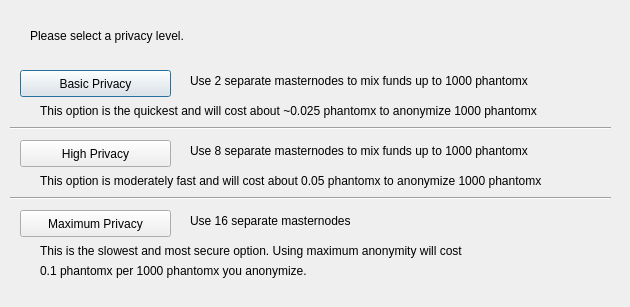
<?xml version="1.0" encoding="UTF-8"?>
<ui version="4.0">
 <class>DarksendConfig</class>
 <widget class="QDialog" name="DarksendConfig">
  <property name="geometry">
   <rect>
    <x>0</x>
    <y>0</y>
    <width>630</width>
    <height>307</height>
   </rect>
  </property>
  <property name="windowTitle">
   <string>Configure Darksend</string>
  </property>
  <widget class="QPushButton" name="buttonBasic">
   <property name="geometry">
    <rect>
     <x>20</x>
     <y>70</y>
     <width>151</width>
     <height>27</height>
    </rect>
   </property>
   <property name="text">
    <string>Basic Privacy</string>
   </property>
  </widget>
  <widget class="QPushButton" name="buttonHigh">
   <property name="geometry">
    <rect>
     <x>20</x>
     <y>140</y>
     <width>151</width>
     <height>27</height>
    </rect>
   </property>
   <property name="text">
    <string>High Privacy</string>
   </property>
  </widget>
  <widget class="QPushButton" name="buttonMax">
   <property name="geometry">
    <rect>
     <x>20</x>
     <y>210</y>
     <width>151</width>
     <height>27</height>
    </rect>
   </property>
   <property name="text">
    <string>Maximum Privacy</string>
   </property>
  </widget>
  <widget class="QLabel" name="label">
   <property name="geometry">
    <rect>
     <x>30</x>
     <y>20</y>
     <width>571</width>
     <height>31</height>
    </rect>
   </property>
   <property name="text">
    <string>Please select a privacy level.</string>
   </property>
  </widget>
  <widget class="QLabel" name="label_2">
   <property name="geometry">
    <rect>
     <x>190</x>
     <y>70</y>
     <width>421</width>
     <height>21</height>
    </rect>
   </property>
   <property name="text">
    <string>Use 2 separate masternodes to mix funds up to 1000 phantomx</string>
   </property>
  </widget>
  <widget class="QLabel" name="label_3">
   <property name="geometry">
    <rect>
     <x>190</x>
     <y>140</y>
     <width>411</width>
     <height>21</height>
    </rect>
   </property>
   <property name="text">
    <string>Use 8 separate masternodes to mix funds up to 1000 phantomx</string>
   </property>
  </widget>
  <widget class="QLabel" name="label_4">
   <property name="geometry">
    <rect>
     <x>190</x>
     <y>210</y>
     <width>421</width>
     <height>21</height>
    </rect>
   </property>
   <property name="text">
    <string>Use 16 separate masternodes</string>
   </property>
  </widget>
  <widget class="QLabel" name="label_6">
   <property name="geometry">
    <rect>
     <x>40</x>
     <y>100</y>
     <width>561</width>
     <height>21</height>
    </rect>
   </property>
   <property name="text">
    <string>This option is the quickest and will cost about ~0.025 phantomx to anonymize 1000 phantomx</string>
   </property>
  </widget>
  <widget class="QLabel" name="label_7">
   <property name="geometry">
    <rect>
     <x>40</x>
     <y>170</y>
     <width>561</width>
     <height>21</height>
    </rect>
   </property>
   <property name="text">
    <string>This option is moderately fast and will cost about 0.05 phantomx to anonymize 1000 phantomx</string>
   </property>
  </widget>
  <widget class="QLabel" name="label_8">
   <property name="geometry">
    <rect>
     <x>40</x>
     <y>240</y>
     <width>561</width>
     <height>21</height>
    </rect>
   </property>
   <property name="text">
    <string>This is the slowest and most secure option. Using maximum anonymity will cost</string>
   </property>
  </widget>
  <widget class="QLabel" name="label_9">
   <property name="geometry">
    <rect>
     <x>40</x>
     <y>260</y>
     <width>561</width>
     <height>21</height>
    </rect>
   </property>
   <property name="text">
    <string>0.1 phantomx per 1000 phantomx you anonymize.</string>
   </property>
  </widget>
  <widget class="Line" name="line">
   <property name="geometry">
    <rect>
     <x>10</x>
     <y>120</y>
     <width>601</width>
     <height>16</height>
    </rect>
   </property>
   <property name="orientation">
    <enum>Qt::Horizontal</enum>
   </property>
  </widget>
  <widget class="Line" name="line_2">
   <property name="geometry">
    <rect>
     <x>10</x>
     <y>190</y>
     <width>601</width>
     <height>16</height>
    </rect>
   </property>
   <property name="orientation">
    <enum>Qt::Horizontal</enum>
   </property>
  </widget>
 </widget>
 <resources/>
 <connections/>
</ui>
